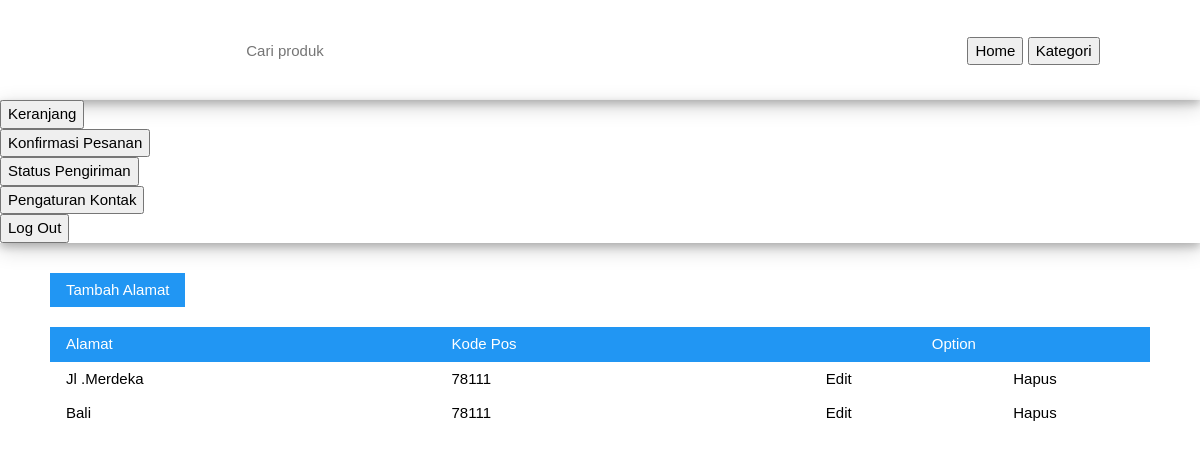
Screenshot of /user/kontak.php with the database file from the repository.
### tables this page shows
CREATE TABLE `contact` (
  `idContact` tinyint(1) UNSIGNED NOT NULL,
  `idAccount` varchar(50) NOT NULL,
  `idCity` smallint(4) UNSIGNED NOT NULL,
  `idProvince` smallint(4) UNSIGNED NOT NULL,
  `postalCode` mediumint(6) UNSIGNED NOT NULL,
  `Address` tinytext NOT NULL
);

### user/kontak.php (the view, shortened to what this page needs)
<?php
	include "../config/config.php";
?>
<!DOCTYPE html>
<html lang="en">
<head>
    <link rel="stylesheet" type="text/css" href="../style/w3.css">
    <link rel="stylesheet" type="text/css" href="../style/css.css">
</head>
<body>
<?php
  include 'header.php';
?>
<div class="isi">
<button class="w3-btn w3-blue" style="margin-bottom: 20px" onclick="document.getElementById('contactAdd').style.display='block'">Tambah Alamat</button>
<center>
    <table class="w3-table">
        <tr class="w3-blue">
            <td>Alamat</td>
            <td>Kode Pos</td>
            <td colspan="2"><center>Option</center></td>
        </tr>
        <?php
            $sql = "SELECT * FROM contact";
            $query = $mysqli->query($sql);
            while($row = $query->fetch_assoc()){
        ?>
        <tr>
            <td><?php echo $row['Address']; ?></td>
            <td><?php echo $row['postalCode']; ?></td>
            <td><center><a class="option" onclick="document.getElementById('contactEdit').style.display='block'">Edit</a></center></td>
            <td><center><a onclick="contactDelete(<?php echo $row['idContact']; ?>,'<?php echo $row['name']; ?>')" class="option">Hapus</a></center></td>
        </tr>
        <?php
            }
        ?>
    </table>
</div>
</body>
</html>

### style/w3.css (style rules this page uses)
html { -ms-text-size-adjust:100%;-webkit-text-size-adjust:100% }
body { margin:0 }
a { -webkit-tap-highlight-color:transparent;background-color:transparent }
button,input,optgroup,select,textarea { color:inherit;font:inherit;margin:0 }
button { overflow:visible }
button,select { text-transform:none }
button,html input[type=button],input[type=reset],input[type=submit] { -webkit-appearance:button;cursor:pointer }
html,body { font-family:Verdana,sans-serif;font-size:15px;line-height:1.5 }
a { color:inherit }
table { border-collapse:collapse;border-spacing:0;width:100%;display:table }
table,th,td { border:none }
.w3-table td,.w3-table th,.w3-table-all td,.w3-table-all th { padding:6px 8px;display:table-cell;text-align:left;vertical-align:top }
.w3-table th:first-child,.w3-table td:first-child,.w3-table-all th:first-child,.w3-table-all td:first-child { padding-left:16px }
.w3-btn,.w3-btn-block { border:none;display:inline-block;outline:0;padding:6px 16px;vertical-align:middle;overflow:hidden;text-decoration:none !important;color:#fff;background-color:#000;text-align:center;cursor:pointer;white-space:nowrap }
.w3-btn,.w3-btn-floating,.w3-btn-floating-large { -webkit-touch-callout:none;-webkit-user-select:none;-khtml-user-select:none;-moz-user-select:none;-ms-user-select:none;user-select:none; }
.w3-navbar a,.w3-topnav a,.w3-sidenav a,.w3-dropnav a,.w3-pagination li a,.w3-hoverable tbody tr,.w3-btn,.w3-btn-floating,.w3-btn-floating-large,.w3-hover-opacity,.w3-hover-shadow,.w3-accordion-content a,.w3-dropdown-content a,.w3-dropdown-click:hover,.w3-dropdown-hover:hover,.w3-opennav,.w3-closenav,.w3-closebtn, .w3-hover-amber,.w3-hover-aqua,.w3-hover-blue,.w3-hover-light-blue,.w3-hover-brown,.w3-hover-cyan,.w3-hover-blue-grey,.w3-hover-green,.w3-hover-light-green,.w3-hover-indigo,.w3-hover-khaki,.w3-hover-lime,.w3-hover-orange,.w3-hover-deep-orange,.w3-hover-pink, .w3-hover-purple,.w3-hover-deep-purple,.w3-hover-red,.w3-hover-sand,.w3-hover-teal,.w3-hover-yellow,.w3-hover-white,.w3-hover-black,.w3-hover-grey,.w3-hover-light-grey,.w3-hover-dark-grey,.w3-hover-text-amber,.w3-hover-text-aqua,.w3-hover-text-blue,.w3-hover-text-light-blue, .w3-hover-text-brown,.w3-hover-text-cyan,.w3-hover-text-blue-grey,.w3-hover-text-green,.w3-hover-text-light-green,.w3-hover-text-indigo,.w3-hover-text-khaki,.w3-hover-text-lime,.w3-hover-text-orange,.w3-hover-text-deep-orange,.w3-hover-text-pink,.w3-hover-text-purple, .w3-hover-text-deep-purple,.w3-hover-text-red,.w3-hover-text-sand,.w3-hover-text-teal,.w3-hover-text-yellow,.w3-hover-text-white,.w3-hover-text-black,.w3-hover-text-grey,.w3-hover-text-light-grey,.w3-hover-text-dark-grey { -webkit-transition:all 0.3s ease;transition:all 0.3s ease }
.w3-blue,.w3-hover-blue:hover { color:#fff !important;background-color:#2196F3 !important }

### style/css.css (style rules this page uses)
.isi { padding: 30px 50px; }
.option { text-decoration: none; cursor: pointer; }

### rows the page displays
contact: Address "Jl .Merdeka", postalCode "78111"
contact: Address "Bali", postalCode "78111"
